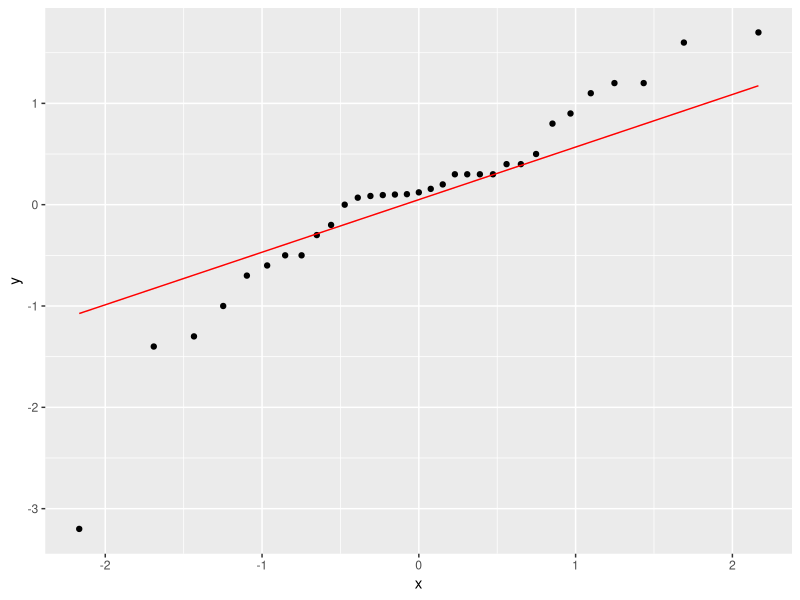
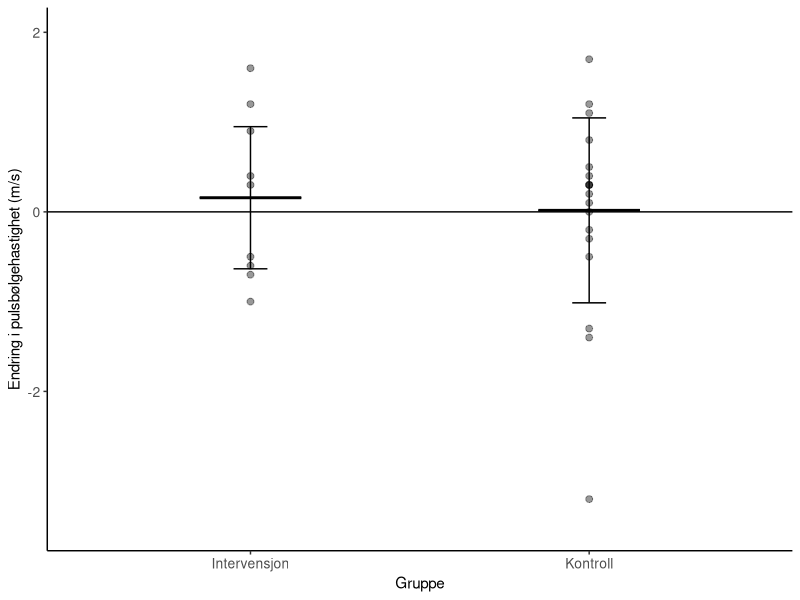
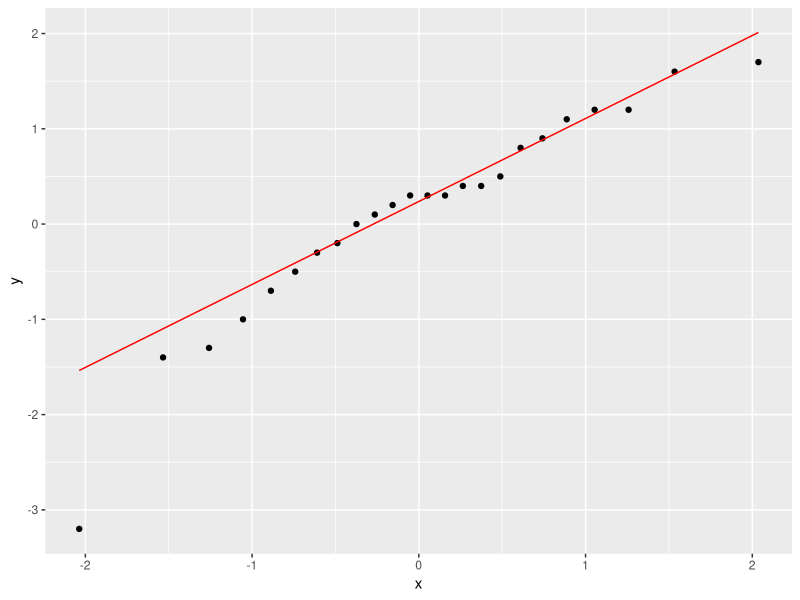
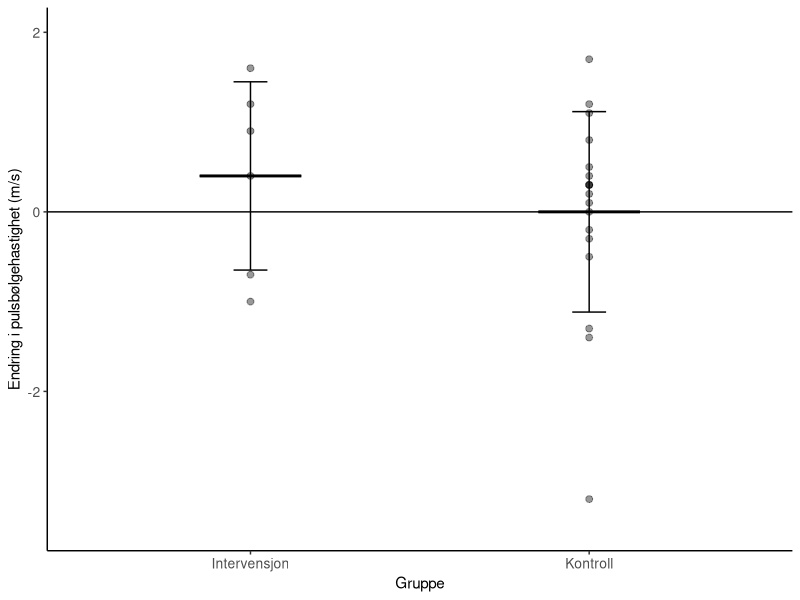
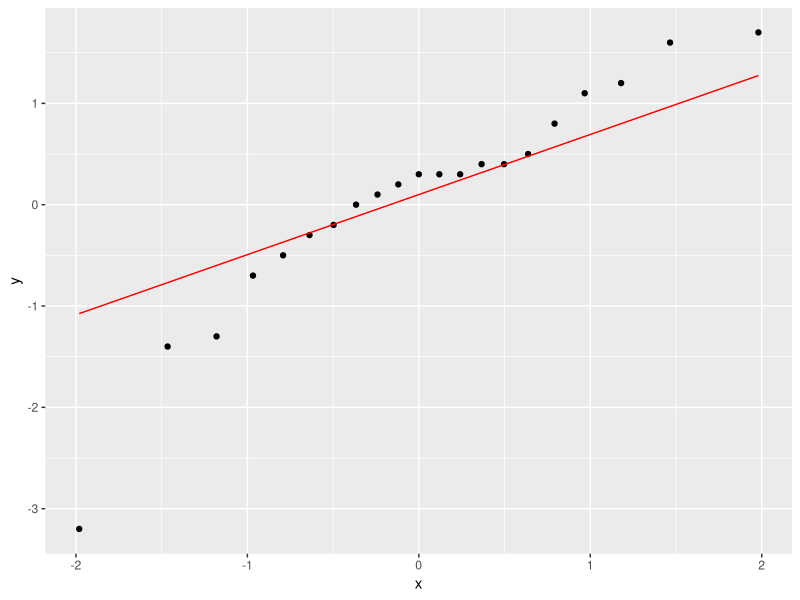
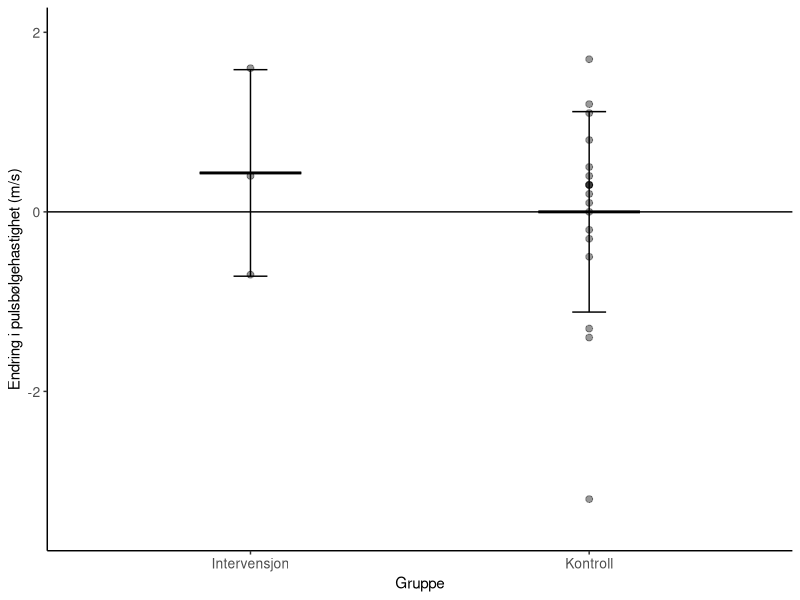

These charts were generated, in order, by the following R code:
## ---- chunk 1
library(tidyverse); library(knitr); library(ggplot2); library(kableExtra); library(readxl); library(dplyr); library(flextable); library(pbkrtest); library(broom)
Resultatskjema <- read_excel("Resultatskjema.xlsx")
Resultatskjema.ITT <- read_excel("Resultatskjema_ITT.xlsx")

# analyse intention to treat TG
itt.pwv <- Resultatskjema.ITT %>%
  select(id, group, sex, time, pwv) %>%
  mutate(pwv = as.numeric(pwv, na.rm = TRUE)) %>%
  mutate(time = factor(time, levels = c("pre", "post"),
                       labels = c("Pre", "Post")),
         group = factor(group, levels = c("fls", "kon"),
                        labels = c("Intervensjon", "Kontroll"))) %>% 
  pivot_wider(names_from = time,
              values_from = pwv) %>%
  mutate(change.pwv.itt = Post - Pre) %>%
  mutate(change.pwv.itt.pros = ((Post - Pre) / Pre) * 100) %>%
  group_by(group) %>%
  drop_na() %>%
  print()

# sjekker normalfordelingen 
ggplot(itt.pwv, aes(sample = change.pwv.itt)) + stat_qq() + stat_qq_line(col = "red")

# analyse av endringsscore fra pre til post mellom gruppene
itt.pwv.lm <- lm(change.pwv.itt ~ group, data = itt.pwv)
summary(itt.pwv.lm)

# sjekker for kovariat
itt.pwv.lm.co. <- lm(change.pwv.itt ~ group + sex + Pre, data = itt.pwv)
summary(itt.pwv.lm.co.)

itt.pwv.lm.co.pre <- lm(change.pwv.itt ~ group + Pre, data = itt.pwv)
summary(itt.pwv.lm.co.pre)

itt.pwv.lm.co.sex <- lm(change.pwv.itt ~ group + sex, data = itt.pwv)
summary(itt.pwv.lm.co.sex)

# lager et datasett med gjennomsnittsverdier av endring for bruk i graf
mean.itt.pwv <- itt.pwv %>%
  drop_na() %>%
  summarise(mean.pwv = mean(change.pwv.itt),
            sd.pwv = sd(change.pwv.itt)) %>%
  print()

# lager et datasett for bruk til individuelle verdier i graf (uten dropped out)
dropout.itt.pwv <- itt.pwv %>%
  filter(id != "tr031 10541") %>%
  filter(id != "tr031 13404") %>%
  filter(id != "tr031 11421") %>%
  filter(id != "tr031 004") %>%
  filter(id != "tr031 008") %>%
  filter(id != "tr031 001") %>%
  filter(id != "tr031 016") %>%
  drop_na() %>%
  print()

# lager graf
figur.pwv.itt <- mean.itt.pwv %>%
  ggplot(aes(group, mean.pwv, group = group)) + geom_boxplot(width = 0.3, fill = "white", colour = "black") + geom_errorbar(aes(ymin = mean.pwv - sd.pwv, ymax = mean.pwv + sd.pwv), width = 0.1) + theme_classic() + geom_point(data = dropout.itt.pwv, aes(group, change.pwv.itt), size = 2, alpha = 0.4) + labs(x = "Gruppe", y = "Endring i pulsbølgehastighet (m/s)") + geom_hline(yintercept = 0, linetype = "solid", color = "black") + theme(axis.title = element_text(size = 11), axis.text.x = element_text(size = 10), axis.text.y = element_text(size = 10)) + ylim(-3.5, 2)

figur.pwv.itt
## ---- chunk 2
library(tidyverse); library(knitr); library(ggplot2); library(kableExtra); library(readxl); library(dplyr); library(flextable); library(pbkrtest); library(broom)
Resultatskjema <- read_excel("Resultatskjema.xlsx")

# analyse per protocl 1 treningsøkt per uke

# ordner et datasett for grafisk fremstilling med individuelle endringer fra pre til post i prosent og endringsscore for bruk i statistiske tester
pp.pwv <- Resultatskjema %>%
  select(id, sex, group, time, pwv) %>%
  mutate(pwv = as.numeric(pwv, na.rm = TRUE)) %>%
  filter(id != "tr031 012") %>% 
  filter(id != "tr031 013") %>% 
  filter(id != "tr031 010") %>% 
  filter(id != "tr031 007") %>% 
  mutate(time = factor(time, levels = c("pre", "post"),
                       labels = c("Pre", "Post")),
         group = factor(group, levels = c("fls", "kon"),
                        labels = c("Intervensjon", "Kontroll"))) %>% 
  pivot_wider(names_from = time,
              values_from = pwv) %>%
  mutate(change.pwv.pp = Post - Pre) %>%
  mutate(change.pwv.pp.pros = ((Post - Pre)/ Pre) * 100) %>%
  group_by(group) %>%
  drop_na() %>%
  print()

# sjekker normalfordelingen 
ggplot(pp.pwv, aes(sample = change.pwv.pp)) + stat_qq() + stat_qq_line(col = "red")

# analyse av endringsscore fra pre til post mellom gruppene
pp.pwv.lm <- lm(change.pwv.pp ~ group, data = pp.pwv)
summary(pp.pwv.lm)

# sjekker for kovariat
pp.pwv.lm.co <- lm(change.pwv.pp ~ group + sex + Pre, data = pp.pwv)
summary(pp.pwv.lm.co)

pp.pwv.lm.co.pre <- lm(change.pwv.pp ~ group + Pre, data = pp.pwv)
summary(pp.pwv.lm.co.pre)

pp.pwv.lm.co.sex <- lm(change.pwv.pp ~ group + sex + Pre, data = pp.pwv)
summary(pp.pwv.lm.co.sex)

# lager et datasett med gjennomsnittsverdier av prosentvis endring for bruk i graf
mean.pp.pwv <- pp.pwv %>%
  summarise(mean.pwv.pp = mean(change.pwv.pp, na.rm = TRUE),
            sd.pwv.pp = sd(change.pwv.pp, na.rm = TRUE)) %>%
  print()

figur.pwv.pp <- mean.pp.pwv %>%
  ggplot(aes(group, mean.pwv.pp, group = group)) + geom_boxplot(width = 0.3, fill = "white", colour = "black") + geom_errorbar(aes(ymin = mean.pwv.pp - sd.pwv.pp, ymax = mean.pwv.pp + sd.pwv.pp), width = 0.1) + theme_classic() + geom_point(data = pp.pwv, aes(group, change.pwv.pp), size = 2, alpha = 0.4) + labs(x = "Gruppe", y = "Endring i pulsbølgehastighet (m/s)") + geom_hline(yintercept = 0, linetype = "solid", color = "black") + theme(axis.title = element_text(size = 11), axis.text.x = element_text(size = 10), axis.text.y = element_text(size = 10)) + ylim(-3.5, 2)

figur.pwv.pp
## ---- chunk 3
library(tidyverse); library(knitr); library(ggplot2); library(kableExtra); library(readxl); library(dplyr); library(flextable); library(pbkrtest); library(broom); library(ggsignif)
Resultatskjema <- read_excel("Resultatskjema.xlsx")

# analyse per protocl 2 treningsøkter per uke

# ordner et datasett for grafisk fremstilling med individuelle endringer fra pre til post i prosent og endringsscore for bruk i statistiske tester
ppm.pwv <- Resultatskjema %>%
  select(id, sex, group, time, pwv) %>%
  mutate(pwv = as.numeric(pwv, na.rm = TRUE)) %>%
  # filtrerer ut irrelevante datapunkter
  filter(id != "tr031 012") %>% 
  filter(id != "tr031 013") %>% 
  filter(id != "tr031 010") %>% 
  filter(id != "tr031 007") %>% 
  filter(id != "tr031 002") %>% 
  filter(id != "tr031 006") %>% 
  filter(id != "tr031 009") %>% 
  filter(id != "tr031 013") %>% 
  filter(id != "tr031 012") %>%
  filter(id != "tr031 015") %>%
  filter(id != "tr031 014") %>%
  mutate(time = factor(time, levels = c("pre", "post"),
                       labels = c("Pre", "Post")),
         group = factor(group, levels = c("fls", "kon"),
                        labels = c("Intervensjon", "Kontroll"))) %>% 
  pivot_wider(names_from = time,
              values_from = pwv) %>%
  mutate(change.pwv.ppm = Post - Pre) %>%
  mutate(change.pwv.pros.ppm = ((Post - Pre)/ Pre) * 100) %>%
  group_by(group) %>%
  drop_na() %>%
  print()

# sjekker normalfordelingen 
ggplot(ppm.pwv, aes(sample = change.pwv.ppm)) + stat_qq() + stat_qq_line(col = "red")

# analyse av endringsscore fra pre til post mellom gruppene
ppm.pwv.lm <- lm(change.pwv.ppm ~ group, data = ppm.pwv)
summary(ppm.pwv.lm)

# sjekker for kovariat
ppm.pwv.lm.co <- lm(change.pwv.ppm ~ group + sex + Pre, data = ppm.pwv)
summary(ppm.pwv.lm.co)

ppm.pwv.lm.co.pre <- lm(change.pwv.ppm ~ group + Pre, data = ppm.pwv)
summary(ppm.pwv.lm.co.pre)

ppm.pwv.lm.co.sex <- lm(change.pwv.ppm ~ group + sex + Pre, data = ppm.pwv)
summary(ppm.pwv.lm.co.sex)

# lager et datasett med gjennomsnittsverdier av prosentvis endring for bruk i graf
mean.ppm.pwv <- ppm.pwv %>%
  summarise(mean.pwv.ppm = mean(change.pwv.ppm),
            sd.pwv.ppm = sd(change.pwv.ppm)) %>%
  print()

figur.pwv.ppm <- mean.ppm.pwv %>%
  ggplot(aes(group, mean.pwv.ppm, group = group)) + geom_boxplot(width = 0.3, fill = "white", colour = "black") + geom_errorbar(aes(ymin = mean.pwv.ppm - sd.pwv.ppm, ymax = mean.pwv.ppm + sd.pwv.ppm), width = 0.1) + theme_classic() + geom_point(data = ppm.pwv, aes(group, change.pwv.ppm), size = 2, alpha = 0.4) + labs(x = "Gruppe", y = "Endring i pulsbølgehastighet (m/s)") + geom_hline(yintercept = 0, linetype = "solid", color = "black") + theme(axis.title = element_text(size = 11), axis.text.x = element_text(size = 10), axis.text.y = element_text(size = 10)) + ylim(-3.5, 2)

figur.pwv.ppm
